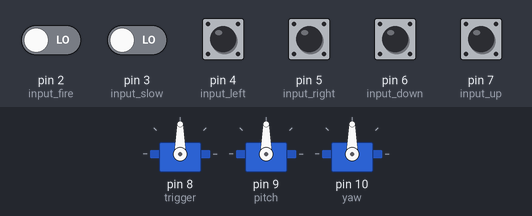
This sketch was run on a simulated Arduino Nano, built with avr-gcc and run on an emulated ATmega328P. Shown: 3 × servo. The test bench sets the inputs (shaded band); at power-on: pin 2 (input_fire), pin 3 (input_slow), pin 4 (input_left), pin 5 (input_right), pin 6 (input_down), pin 7 (input_up) LOW.

Above: at 4.8 s.
4.9 s: pin 2 (input_fire) driven HIGH
At 6.1 s:
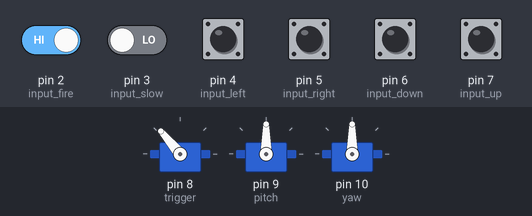
6.4 s: pin 4 (input_left) pulled HIGH for 0.15 s
At 6.85 s:
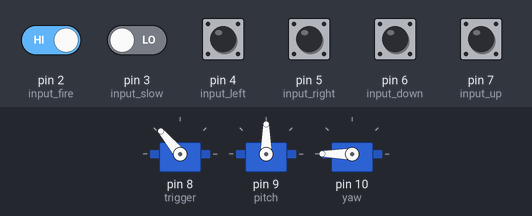
8.5 s: pin 5 (input_right) pulled HIGH for 0.15 s
At 8.95 s:
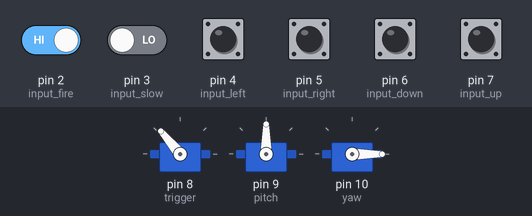
10.6 s: pin 6 (input_down) pulled HIGH for 0.15 s
At 11.05 s:
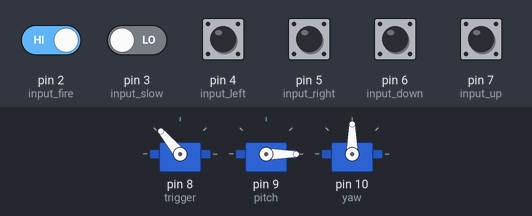
12.7 s: pin 7 (input_up) pulled HIGH for 0.15 s
At 13.15 s:
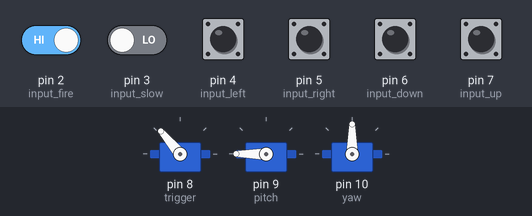
14.8 s: pin 2 (input_fire) driven LOW
At 15.2 s:
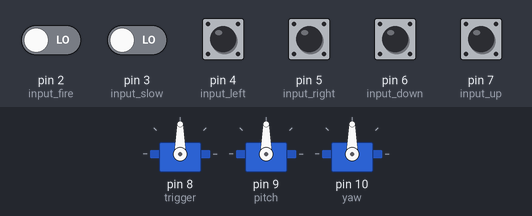
Timing chart, 0 to 17.3 s (numbered marks = the images above; inputs shaded):
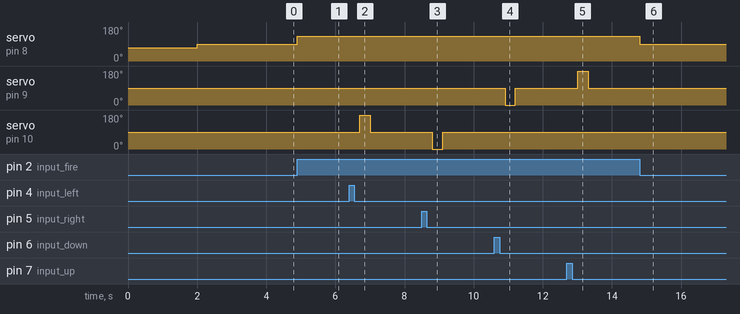

The sketch:

sketch_feb25a.ino
```cpp
// Project SAM
// MIDN 1/C Anthony Chase-Hill
// MIDN 1/C Maurice Trammell
// MIDN 1/C Christopher Meacham
// Capstone Advisor - Capt. Caliph Lebrun, USMC

#include <Arduino.h>
#include <Servo.h>

// ============================================================================
// Define global variables
// ============================================================================

// Define Servos
Servo trigger; // Create servo object to control trigger servo              - Position Servo
Servo yaw;     // Create servo object to control yaw (turret base movement) - Continuous Rotation Servo
Servo pitch;   // Create servo object to control pitch                      - Continuous Rotation Servo

// Servo controller variables

int input_up         = 7;  // Pin that will read input Nano "Up" output
int input_down       = 6;  // Pin that will read input Nano "Down" output
int input_right      = 5;  // Pin that will read input Nano "Right" output
int input_left       = 4;  // Pin that will read input Nano "Left" output
int input_slow       = 3;  // Pin that will read input Nano "Left" output
int input_fire       = 2;  // Pin that will read input Nano "Fire" output


int input_val_up        = 0;  // Value for "Up" pin
int input_val_down      = 0;  // Value for "Down" pin
int input_val_right     = 0;  // Value for "Right" pin
int input_val_left      = 0;  // Value for "Left" pin
int input_val_slow      = 0;  // Value for "Slow" pin
int input_val_fire      = 0;  // Value for "Fire" pin

int curr_pos               = 0;
int prev_pos;
int clockwise              = 0;  // Used to rotate continuous servos clockwise (full speed)
int slowclockwise          = 80;  // Used to rotate continuous servos clockwise (full speed)
int cc_stop                = 90; // Used to stop continuous servos
int slowcounterclockwise   = 100;// Used to rotate continuous servos counterclockwise (half speed)
int counterclockwise       = 180;// Used to rotate continuous servos counterclockwise (full speed)
int pull                   = 130;// When trigger needs to be pulled, trigger servo moves
int trigger_ready          = 90; // When trigger does not need to be pulled, it rests in a ready position
int trigger_disengage      = 70; // When system is shutting down, move as far away from trigger as possible to prevent misfires
int fire                   = 0;  // Set fire equal to 1 when the trigger needs to be pulled

// Function prototypes
void startup_fcn();
void fire_fcn();
void controller_fcn();
void shutdown_fcn();


// ============================================================================
// Setup Process
// ============================================================================
void setup() {
  trigger.attach(8); // Attach servo to pin 8  - Trigger Pin
  pitch.attach(9);   // Attach servo to pin 9  - Pitch
  yaw.attach(10);    // Attach servo to pin 10 - Yaw (Turret base)

  pinMode(input_up,    INPUT);
  pinMode(input_down,  INPUT);
  pinMode(input_right, INPUT);
  pinMode(input_left,  INPUT);
  pinMode(input_slow,  INPUT);
  pinMode(input_fire,  INPUT);
}

// ============================================================================
// Main Loop
// ============================================================================
void loop() {

  startup_fcn();

  while(1) {
    controller_fcn();
  }

  shutdown_fcn(); // Once prompted to, shutdown the system

}

// ============================================================================
// Startup Function
// ============================================================================
void startup_fcn() {
  trigger.write(trigger_disengage);
  delay(2000);
  yaw.write(90);
  pitch.write(90);
  trigger.write(trigger_ready);
  delay(2000);
}

// ============================================================================
// Firing Function
// ============================================================================
void fire_fcn() {
  if(fire=1){
    trigger.write(pull);
    delay(300); // Wait to give servo time to complete motion
    trigger.write(trigger_ready);
  }
  else{
    trigger.write(trigger_ready);
  }
}

// ============================================================================
// Controller Function
// ============================================================================
void controller_fcn() {

input_val_up = digitalRead(input_up);
input_val_down = digitalRead(input_down);
input_val_right = digitalRead(input_right);
input_val_left = digitalRead(input_left);
input_val_slow = digitalRead(input_slow);
input_val_fire = digitalRead(input_fire);

  if (input_val_fire == HIGH){
    fire = 1;
    fire_fcn();
  }


  if (input_val_up == HIGH){
    if (input_val_slow == HIGH){
      pitch.write(slowcounterclockwise);
    }
    else{
      pitch.write(counterclockwise);
    }
  }
  else if (input_val_down == HIGH){
    if (input_val_slow == HIGH){
      pitch.write(slowclockwise);
    }
    else{
      pitch.write(clockwise);
    }
  }
  else if (input_val_up == LOW && input_val_down == LOW){
    pitch.write(cc_stop);
  }


  if (input_val_left == HIGH){
    if (input_val_slow == HIGH){
      yaw.write(slowcounterclockwise);
    }
    else{
      yaw.write(counterclockwise);
    }
  }
  else if (input_val_right == HIGH){
    if (input_val_slow == HIGH){
      yaw.write(slowclockwise);
    }
    else{
      yaw.write(clockwise);
    }
  }
  else if (input_val_right == LOW && input_val_left == LOW){
    yaw.write(cc_stop);
  }
}

// ============================================================================
// Shutdown Function
// ============================================================================
void shutdown_fcn() {
  delay(1000);
  trigger.write(trigger_disengage);
  yaw.write(90);
  pitch.write(90);
  while(1){
    }
}

// ============================================================================
// Reset Continuous Servo Position With This Code As Applicable
// ============================================================================

//pitch.write(clockwise);
//delay(1000);
//pitch.write(counterclockwise);
//delay(1000);
//pitch.write(cc_stop);

//yaw.write(clockwise);
//delay(1000);
//yaw.write(counterclockwise);
//delay(1000);
//yaw.write(cc_stop);
```

Measured:
- after the input at 4.9 s, servo on pin 8 (trigger): 90° → 130° at once
- after the input at 6.4 s, servo on pin 10 (yaw): 90° → 180° after 0.30 s, → 90° 0.30 s later
- after the input at 8.5 s, servo on pin 10 (yaw): 90° → 0° after 0.30 s, → 90° 0.30 s later
- after the input at 10.6 s, servo on pin 9 (pitch): 90° → 0° after 0.31 s, → 90° 0.30 s later
- after the input at 12.7 s, servo on pin 9 (pitch): 90° → 180° after 0.31 s, → 90° 0.30 s later
- after the input at 14.8 s, servo on pin 8 (trigger): 130° → 90° at once
